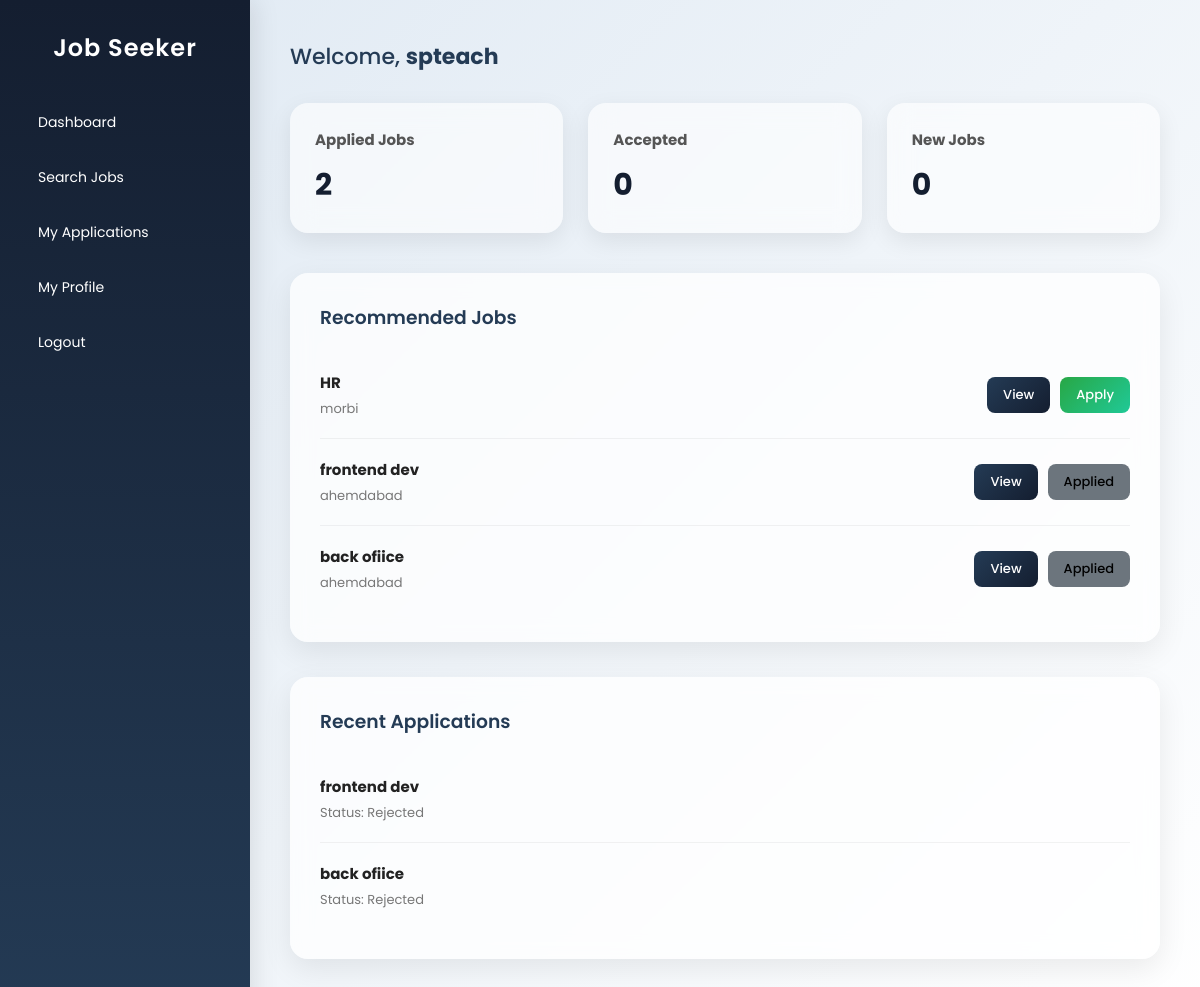
Screenshot of /dashboard_jobseeker/ (signed in) with the database file from the repository.
### myapp/models.py (models this page shows, shortened)
class Job(models.Model):
    provider = models.ForeignKey(
        User,
        on_delete=models.CASCADE,
        related_name="posted_jobs"
    )
    title = models.CharField(max_length=200)
    description = models.TextField()
    location = models.CharField(max_length=100)
    salary = models.IntegerField(blank=True, null=True)
    job_type = models.CharField(
        max_length=50,
        choices=[
            ("Full Time", "Full Time"),
            ("Part Time", "Part Time"),
            ("Internship", "Internship"),
            ("Remote", "Remote")
        ],
        default="Full Time"
    )
    created_at = models.DateTimeField(auto_now_add=True)
    applicants = models.IntegerField(default=0)
    class Meta:
        ordering = ["-created_at"]

class Application(models.Model):
    STATUS_CHOICES = [
        ("Pending", "Pending"),
        ("Accepted", "Accepted"),
        ("Rejected", "Rejected"),
    ]
    job = models.ForeignKey(
        Job,
        on_delete=models.CASCADE,
        related_name="applications"
    )
    seeker = models.ForeignKey(
        User,
        on_delete=models.CASCADE,
        related_name="job_applications"
    )
    applied_at = models.DateTimeField(auto_now_add=True)
    status = models.CharField(
        max_length=20,
        choices=STATUS_CHOICES,
        default="Pending"
    )
    class Meta:
        unique_together = ("job", "seeker")
        ordering = ["-applied_at"]

### myapp/views.py (the view)
@login_required(login_url='login_jobseeker')
def dashboard_jobseeker(request):
    recommended_jobs = Job.objects.all().order_by('-created_at')[:10]
    applications = Application.objects.filter(seeker=request.user)
    applied_jobs = applications.values_list('job_id', flat=True)
    total_applications = applications.count()
    shortlisted_count = applications.filter(status="Accepted").count()
    from django.utils import timezone
    from datetime import timedelta
    week_ago = timezone.now() - timedelta(days=7)
    new_jobs_count = Job.objects.filter(created_at__gte=week_ago).count()
    recent_applications = applications.order_by('-applied_at')[:5]
    context = {
        "recommended_jobs": recommended_jobs,
        "applied_jobs": applied_jobs,
        "recent_applications": recent_applications,
        "total_applications": total_applications,
        "shortlisted_count": shortlisted_count,
        "new_jobs_count": new_jobs_count,
    }
    return render(request, "dashboard_jobseeker.html", context)

### templates/dashboard_jobseeker.html (shortened to what this page needs)
<!DOCTYPE html>
<html lang="en">
<head>
</head>
<body>
<div class="sidebar">
    <h2>Job Seeker</h2>
    <a href="{% url 'dashboard_jobseeker' %}">Dashboard</a>
    <a href="{% url 'jobseeker_search' %}">Search Jobs</a>
    <a href="{% url 'jobseeker_applications' %}">My Applications</a>
    <a href="{% url 'jobseeker_profile' %}">My Profile</a>
    <a href="{% url 'logout' %}">Logout</a>
</div>
<div class="main-content">
    <div class="welcome">
        Welcome, <strong>{{ user.first_name|default:user.username }}</strong>
    </div>
    <div class="cards">
        <div class="card">
            <h3>Applied Jobs</h3>
            <p>{{ total_applications|default:"0" }}</p>
        </div>
        <div class="card">
            <h3>Accepted</h3>
            <p>{{ shortlisted_count|default:"0" }}</p>
        </div>
        <div class="card">
            <h3>New Jobs</h3>
            <p>{{ new_jobs_count|default:"0" }}</p>
        </div>
    </div>
    <div class="section">
        <h3>Recommended Jobs</h3>
        {% for job in recommended_jobs %}
            <div class="job">
                <div>
                    <strong>{{ job.title }}</strong><br>
                    <span>{{ job.location }}</span>
                </div>
                <div class="job-actions">
                    <a href="{% url 'job_detail' job.id %}">
                        <button class="view-btn">View</button>
                    </a>
                    {% if job.id in applied_jobs %}
                        <button class="applied-btn">Applied</button>
                    {% else %}
                        <form method="POST" action="{% url 'apply_job' job.id %}">
                            <button class="apply-btn">Apply</button>
                        </form>
                    {% endif %}
                </div>
            </div>
        {% empty %}
            <p>No recommendations available.</p>
        {% endfor %}
    </div>
    <div class="section">
        <h3>Recent Applications</h3>
        {% for app in recent_applications %}
            <div class="job">
                <div>
                    <strong>{{ app.job.title }}</strong><br>
                    <span>Status: {{ app.status }}</span>
                </div>
            </div>
        {% empty %}
            <p>No applications yet.</p>
        {% endfor %}
    </div>
</div>
</body>
</html>

### templates/dashboard_jobseeker.html (style rules this page uses)
* { margin: 0; padding: 0; box-sizing: border-box; font-family: 'Poppins', sans-serif; }
body { background: linear-gradient(135deg, #dfe9f3, #ffffff); display: flex; min-height: 100vh; overflow-x: hidden; }
.sidebar { width: 250px; background: linear-gradient(180deg, #141e30, #243b55); padding: 30px 20px; color: #fff; box-shadow: 4px 0 25px rgba(0, 0, 0, 0.1); position: relative; }
.sidebar h2 { text-align: center; font-weight: 600; margin-bottom: 35px; letter-spacing: 1px; }
.sidebar a { display: block; color: #fff; text-decoration: none; padding: 12px 18px; margin-bottom: 10px; border-radius: 10px; transition: all .3s ease; font-size: 14px; }
.main-content { flex: 1; padding: 40px; animation: fadeIn 0.8s ease; }
.welcome { font-size: 22px; font-weight: 500; margin-bottom: 30px; color: #243b55; }
.cards { display: grid; grid-template-columns:repeat(auto-fit, minmax(250px, 1fr)); gap: 25px; margin-bottom: 40px; }
.card { background: rgba(255, 255, 255, 0.6); backdrop-filter: blur(12px); border-radius: 18px; padding: 25px; box-shadow: 0 8px 25px rgba(0, 0, 0, 0.08); transition: all .4s ease; position: relative; overflow: hidden; }
.card h3 { font-size: 15px; color: #555; margin-bottom: 12px; }
.card p { font-size: 30px; font-weight: 700; color: #141e30; }
.section { background: rgba(255, 255, 255, 0.75); backdrop-filter: blur(10px); padding: 30px; border-radius: 18px; box-shadow: 0 10px 30px rgba(0, 0, 0, 0.08); margin-bottom: 35px; animation: slideUp 0.8s ease; }
.section h3 { margin-bottom: 20px; font-weight: 600; color: #243b55; }
.job { display: flex; justify-content: space-between; align-items: center; padding: 18px 0; border-bottom: 1px solid rgba(0, 0, 0, 0.05); transition: all .3s ease; }
.job:last-child { border-bottom: none; }
.job strong { font-size: 15px; color: #222; }
.job span { font-size: 13px; color: #777; }
.job-actions { display: flex; gap: 10px; }
.job button { padding: 8px 16px; border: none; border-radius: 8px; font-size: 13px; font-weight: 500; cursor: pointer; transition: all .3s ease; position: relative; overflow: hidden; }
.job button::after { content: ""; position: absolute; width: 100%; height: 100%; background: rgba(255, 255, 255, 0.3); top: 0; left: -100%; transition: all .4s ease; }
.view-btn { background: linear-gradient(135deg, #243b55, #141e30); color: white; }
.apply-btn { background: linear-gradient(135deg, #28a745, #20c997); color: white; }
.applied-btn { background: #6c757d; cursor: not-allowed; }

### rows the page displays
Job: title "HR", location "morbi", shows "Apply"
Job: title "frontend dev", location "ahemdabad", shows "Applied"
Job: title "back ofiice", location "ahemdabad", shows "Applied"
Application: job "frontend dev", status "Rejected"
Application: job "back ofiice", status "Rejected"

### other values shown
{{ user.first_name|default:user.username }} "spteach"
{{ total_applications|default:"0" }} "2"
{{ shortlisted_count|default:"0" }} "0"
{{ new_jobs_count|default:"0" }} "0"
